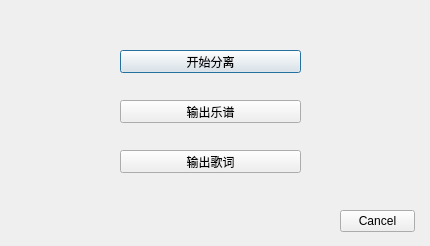
<?xml version="1.0" encoding="UTF-8"?>
<ui version="4.0">
 <class>Dialog</class>
 <widget class="QDialog" name="Dialog">
  <property name="geometry">
   <rect>
    <x>0</x>
    <y>0</y>
    <width>430</width>
    <height>246</height>
   </rect>
  </property>
  <property name="windowTitle">
   <string>114514</string>
  </property>
  <widget class="QPushButton" name="pushButton_1">
   <property name="geometry">
    <rect>
     <x>120</x>
     <y>50</y>
     <width>181</width>
     <height>23</height>
    </rect>
   </property>
   <property name="text">
    <string>开始分离</string>
   </property>
  </widget>
  <widget class="QPushButton" name="pushButton_2">
   <property name="geometry">
    <rect>
     <x>120</x>
     <y>150</y>
     <width>181</width>
     <height>23</height>
    </rect>
   </property>
   <property name="text">
    <string>输出歌词</string>
   </property>
  </widget>
  <widget class="QPushButton" name="pushButton_3">
   <property name="geometry">
    <rect>
     <x>120</x>
     <y>100</y>
     <width>181</width>
     <height>23</height>
    </rect>
   </property>
   <property name="text">
    <string>输出乐谱</string>
   </property>
  </widget>
  <widget class="QDialogButtonBox" name="buttonBox">
   <property name="geometry">
    <rect>
     <x>340</x>
     <y>210</y>
     <width>75</width>
     <height>23</height>
    </rect>
   </property>
   <property name="orientation">
    <enum>Qt::Horizontal</enum>
   </property>
   <property name="standardButtons">
    <set>QDialogButtonBox::Cancel</set>
   </property>
   <property name="centerButtons">
    <bool>true</bool>
   </property>
  </widget>
  <widget class="QLabel" name="label_1">
   <property name="geometry">
    <rect>
     <x>20</x>
     <y>210</y>
     <width>191</width>
     <height>16</height>
    </rect>
   </property>
   <property name="text">
    <string/>
   </property>
  </widget>
 </widget>
 <resources/>
 <connections>
  <connection>
   <sender>buttonBox</sender>
   <signal>rejected()</signal>
   <receiver>Dialog</receiver>
   <slot>reject()</slot>
   <hints>
    <hint type="sourcelabel">
     <x>316</x>
     <y>260</y>
    </hint>
    <hint type="destinationlabel">
     <x>286</x>
     <y>274</y>
    </hint>
   </hints>
  </connection>
  <connection>
   <sender>buttonBox</sender>
   <signal>accepted()</signal>
   <receiver>Dialog</receiver>
   <slot>accept()</slot>
   <hints>
    <hint type="sourcelabel">
     <x>248</x>
     <y>254</y>
    </hint>
    <hint type="destinationlabel">
     <x>157</x>
     <y>274</y>
    </hint>
   </hints>
  </connection>
 </connections>
</ui>
